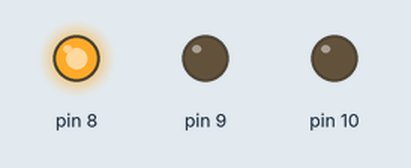
This sketch was run on a simulated Arduino Uno, built with avr-gcc and run on an emulated ATmega328P. Parts: output pins drawn as LEDs (lit = HIGH).

Above: at 0.5 s.
At 2.5 s:
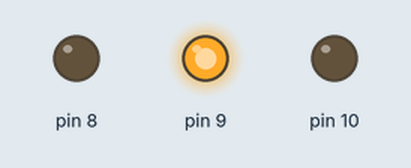
At 3.5 s:
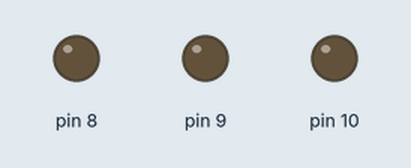
At 4.5 s:
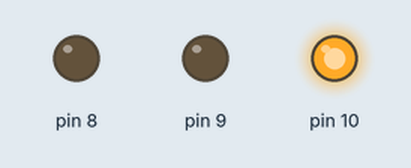
At 6.6 s:
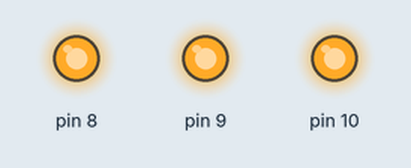
Timing chart, 0 to 8.2 s (numbered marks = the images above):
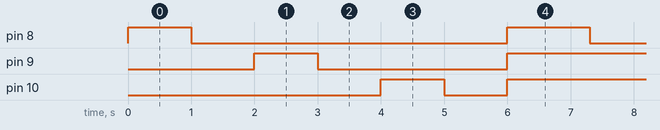

The sketch:

sensor_code.ino
```cpp
// C++ code
//
int distanceThreshold = 0;
int cm = 0;
int inches = 0;

void setup()
{
  pinMode(8, OUTPUT);
  pinMode(9, OUTPUT);
  pinMode(10, OUTPUT);
}

void loop()
{
  digitalWrite(8, HIGH);
  delay(1000); // Wait for 1000 millisecond(s)
  digitalWrite(8, LOW);
  delay(1000); // Wait for 1000 millisecond(s)

  digitalWrite(9, HIGH);
  delay(1000); // Wait for 1000 millisecond(s)
  digitalWrite(9, LOW);
  delay(1000); // Wait for 1000 millisecond(s)

  digitalWrite(10, HIGH);
  delay(1000); // Wait for 1000 millisecond(s)
  digitalWrite(10, LOW);
  delay(1000); // Wait for 1000 millisecond(s)

  if(cm>distanceThreshold){
   digitalWrite(8, LOW);
   digitalWrite(9, LOW);
    digitalWrite(10, LOW);
  }
  if(cm>distanceThreshold && cm >distanceThreshold -100){
   digitalWrite(8, HIGH);
   digitalWrite(9, LOW);
   digitalWrite(10, LOW);
  }
  if(cm>distanceThreshold -250 && cm >distanceThreshold -350){
   digitalWrite(8, HIGH);
   digitalWrite(9, HIGH);
    digitalWrite(10, LOW);
  }
  if(cm>distanceThreshold -350 && cm >distanceThreshold -450){
   digitalWrite(8, HIGH);
   digitalWrite(9, HIGH);
    digitalWrite(10, HIGH);
  }
  if(cm>distanceThreshold -200){
   digitalWrite(8, HIGH);
   digitalWrite(9, HIGH);
    digitalWrite(10, HIGH);
  }
  delay(300);
}
```

Measured:
- by itself, pin 8: repeats every 6.3 s: LOW 5.0 s, HIGH 1.3 s
- by itself, pin 9: repeats every 6.3 s: LOW 3.0 s, HIGH 3.3 s
- by itself, pin 10: repeats every 6.3 s: LOW 1.0 s, HIGH 5.3 s
